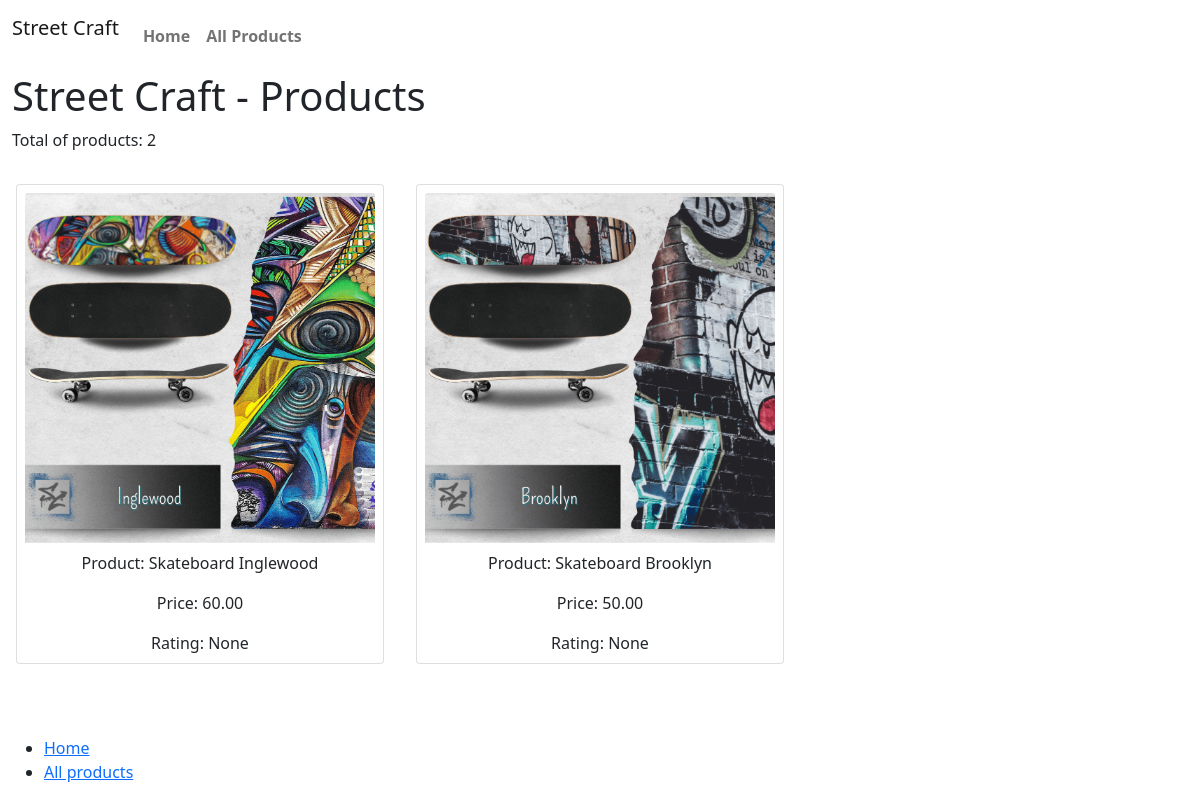
The page /all-products/ on the database its author committed.
### products/models.py (models this page shows, shortened)
class Product(models.Model):
    sku = models.SmallAutoField(primary_key=True)
    name = models.CharField(max_length=150, unique=True)
    release_date = models.DateTimeField(auto_now_add=True)
    category = models.ForeignKey('Category', null=True, blank=True, on_delete=models.SET_NULL)
    description = models.TextField()
    price = models.DecimalField(max_digits=6, decimal_places=2)
    rating = models.DecimalField(max_digits=6, decimal_places=2, null=True, blank=True)
    product_image = models.ImageField(null=True, blank=True)
    product_image_url = models.URLField(max_length=1024, null=True, blank=True)
    slug = models.SlugField(max_length=254, null=True, blank=True, unique=True)
    class Meta:
        ordering = ['-release_date']

### products/views.py (the view)
# urls.py: path('all-products/', views.products, name='products'),
def products(request):
    products_list = Product.objects.all()
    total_products_list = products_list.count()
    context = {
        "products_list": products_list,
        "total_products_list": total_products_list,
    }
    return render(request, 'products_all.html', context)

### templates/products_all.html (shortened to what this page needs)
{% extends "base.html" %}
{% load static %}
{% block content %}
<header>
    <div class="container-fluid">
        <h1>Street Craft - Products</h1>
    </div>
</header>
<div class="container-fluid">
    <p>Total of products: {{ total_products_list }}</p>
</div>
<div class="container-fluid">
    <div class="row">
        {% for product in products_list %}
            <div class="col-md-4 p-0">
                <div class="card m-3">
                    <div class="card-body m-1 p-1 text-center">
                        <a href="{% url 'product_details' product.slug %}">
                            <div class="image-container">
                                <img class="card-img-top img-fluid" src="{{ product.product_image.url }}" alt="{{ product.name }}">
                            </div>
                        </a>
                        <p class="card-text mt-2">Product: {{ product.name }}</p>
                        <p class="card-text">Price: {{ product.price }}</p>
                        <p class="card-text">Rating: {{ product.rating }}</p>
                    </div>
                </div>
            </div>
        {% endfor %}
    </div>
</div>
{% endblock content %}

### rows shown on the page
Product: product_image (picture), name "Skateboard Inglewood", price "60.00", rating "None"
Product: product_image (picture), name "Skateboard Brooklyn", price "50.00", rating "None"

### other values the page prints
{{ total_products_list }} "2"
